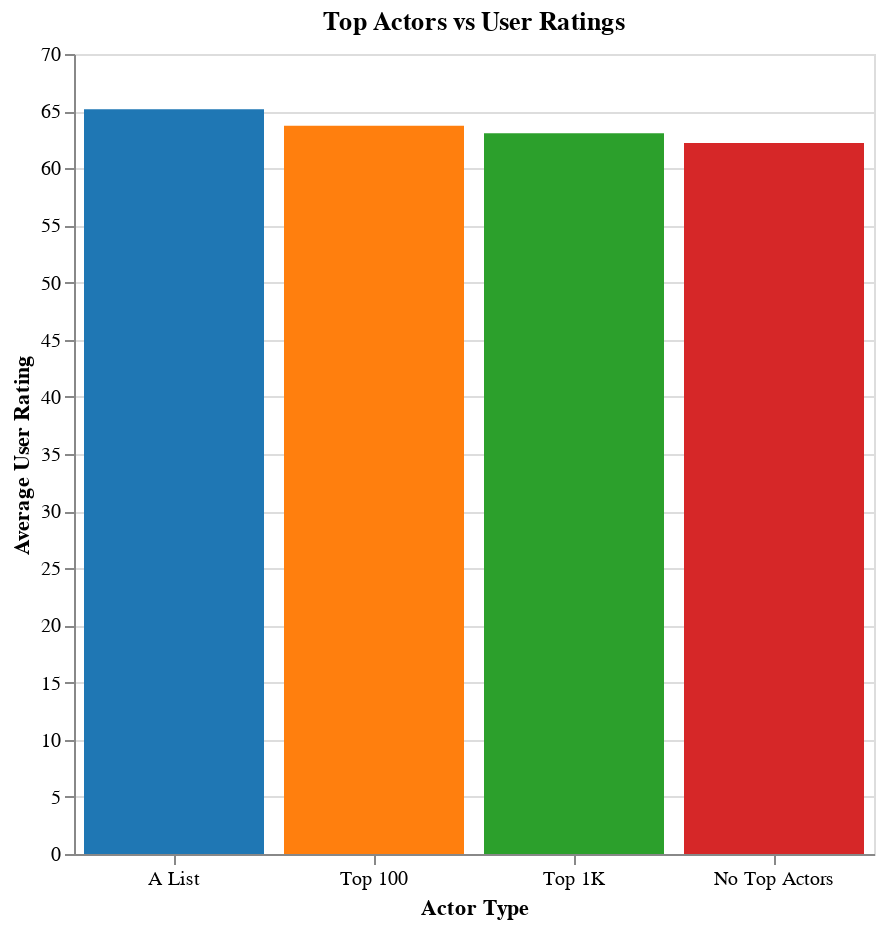

Notebook source saved alongside this figure:
### Code cell
'''
Top actors vs User_Ratings
'''
import pandas as pd
import altair as alt

# load data
data = pd.read_csv('data/master_dataset.csv')

# calculate average user rating for movies with A-list actors
alist_avg_rating = data[data['a_list'] == 1]['user_rating'].mean()

# calculate average user rating for movies with top 100 actors
top100_avg_rating = data[data['top_100'] == 1]['user_rating'].mean()

# calculate average user rating for movies with top 1k actors
top1k_avg_rating = data[data['top_1k'] == 1]['user_rating'].mean()

# calculate average user rating for movies without top actors
no_top_avg_rating = data[(data['a_list'] == 0) & (data['top_100'] == 0) & (data['top_1k'] == 0)]['user_rating'].mean()

# create a DataFrame to use for plotting
plot_data = pd.DataFrame({
    'actor_type': ['A List', 'Top 100', 'Top 1K', 'No Top Actors'],
    'average_rating': [alist_avg_rating, top100_avg_rating, top1k_avg_rating, no_top_avg_rating]
})

# create bar chart
chart = alt.Chart(plot_data).mark_bar().encode(
    x=alt.X('actor_type', title='Actor Type', axis=alt.Axis(labelAngle=0),sort=['A List', 'Top 100', 'Top 1K', 'No Top Actors']),
    y=alt.Y('average_rating', title='Average User Rating'),
    color=alt.Color('actor_type', legend=None, scale=alt.Scale(domain=['A List', 'Top 100', 'Top 1K', 'No Top Actors'], range=['#1f77b4', '#ff7f0e', '#2ca02c', '#d62728']))
).properties(
    title='Top Actors vs User Ratings',
    width=400,
    height=400
).interactive()


# display chart
chart.display()

### Figure 1 — Vega-Lite specification as saved in the notebook (floating-point values rounded to 4 significant figures)
{"config": {"view": {"continuousWidth": 400, "continuousHeight": 300}}, "data": {"name": "data-e4732a94cfdd7294f91568c82855b4ec"}, "mark": "bar", "encoding": {"color": {"field": "actor_type", "legend": null, "scale": {"domain": ["A List", "Top 100", "Top 1K", "No Top Actors"], "range": ["#1f77b4", "#ff7f0e", "#2ca02c", "#d62728"]}, "type": "nominal"}, "x": {"axis": {"labelAngle": 0}, "field": "actor_type", "sort": ["A List", "Top 100", "Top 1K", "No Top Actors"], "title": "Actor Type", "type": "nominal"}, "y": {"field": "average_rating", "title": "Average User Rating", "type": "quantitative"}}, "height": 400, "selection": {"selector115": {"type": "interval", "bind": "scales", "encodings": ["x", "y"]}}, "title": "Top Actors vs User Ratings", "width": 400, "$schema": "https://vega.github.io/schema/vega-lite/v4.17.0.json", "datasets": {"data-e4732a94cfdd7294f91568c82855b4ec": [{"actor_type": "A List", "average_rating": 65.17}, {"actor_type": "Top 100", "average_rating": 63.72}, {"actor_type": "Top 1K", "average_rating": 63.06}, {"actor_type": "No Top Actors", "average_rating": 62.22}]}}
